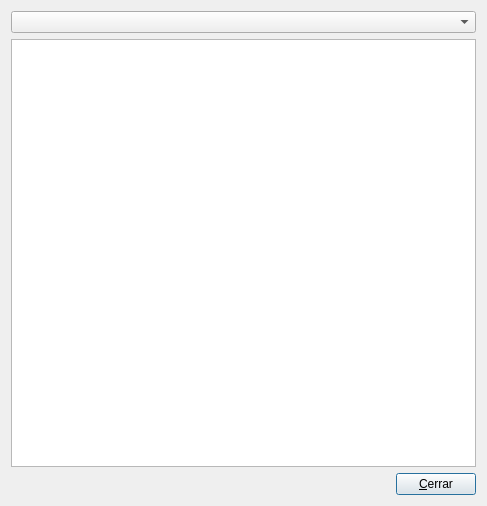
<?xml version="1.0" encoding="UTF-8"?>
<ui version="4.0">
 <class>dlgEstadisticas</class>
 <widget class="QDialog" name="dlgEstadisticas">
  <property name="geometry">
   <rect>
    <x>0</x>
    <y>0</y>
    <width>487</width>
    <height>506</height>
   </rect>
  </property>
  <property name="windowTitle">
   <string>Dialog</string>
  </property>
  <layout class="QVBoxLayout" name="verticalLayout">
   <item>
    <widget class="QComboBox" name="cbQuery"/>
   </item>
   <item>
    <widget class="QTableView" name="twEstadisticas"/>
   </item>
   <item>
    <layout class="QHBoxLayout" name="horizontalLayout">
     <item>
      <spacer name="horizontalSpacer">
       <property name="orientation">
        <enum>Qt::Horizontal</enum>
       </property>
       <property name="sizeHint" stdset="0">
        <size>
         <width>40</width>
         <height>20</height>
        </size>
       </property>
      </spacer>
     </item>
     <item>
      <widget class="QPushButton" name="btCerrar">
       <property name="text">
        <string>&amp;Cerrar</string>
       </property>
      </widget>
     </item>
    </layout>
   </item>
  </layout>
 </widget>
 <resources/>
 <connections/>
</ui>
